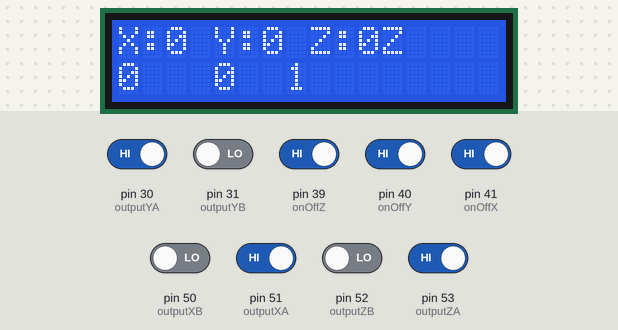
A sketch run on a simulated Arduino Mega 2560, built with avr-gcc and run on an emulated ATmega2560. Parts: 16×2 character LCD. Inputs (shaded band) come from the test bench; at power-on: pin 30 (outputYA), pin 39 (onOffZ), pin 40 (onOffY), pin 41 (onOffX), pin 51 (outputXA), pin 53 (outputZA) HIGH, pin 31 (outputYB), pin 50 (outputXB), pin 52 (outputZB) LOW. What the sketch prints to the serial monitor is not drawn.

Above: at 1.2 s.
1.3 s: pin 30 (outputYA) driven LOW
At 2.0 s:
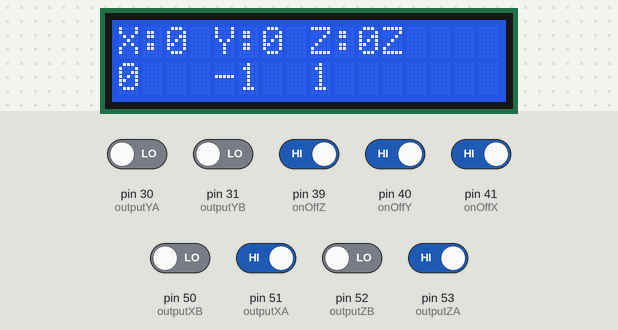
2.8 s: pin 51 (outputXA) driven LOW
At 3.1 s:
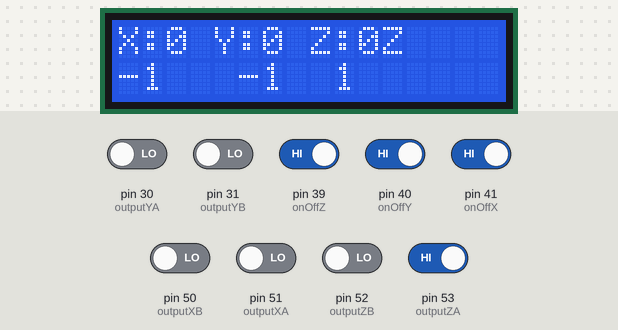
4.3 s: pin 53 (outputZA) driven LOW
At 5.5 s:
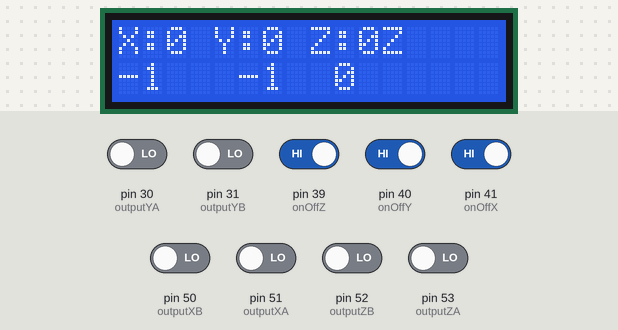
5.8 s: pin 39 (onOffZ) driven LOW
At 6.5 s:
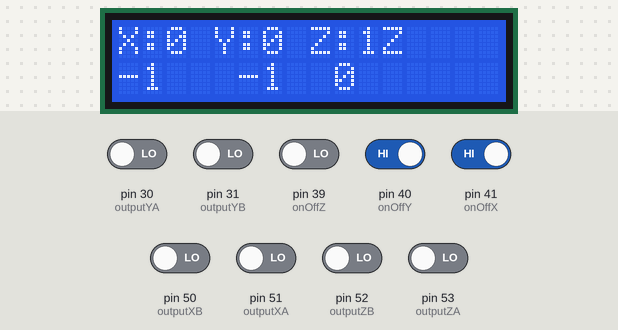
7.3 s: pin 40 (onOffY) driven LOW
At 7.7 s:
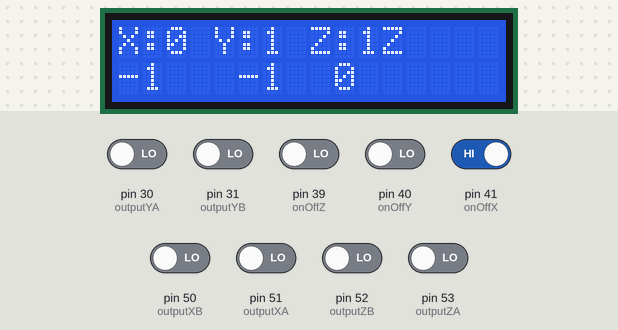
8.8 s: pin 41 (onOffX) driven LOW
At 10.0 s:
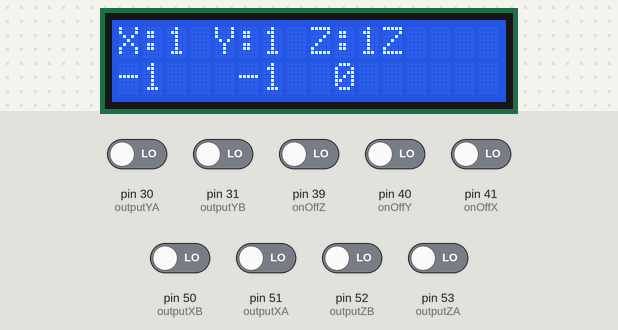
Timing chart, 0 to 11.3 s (numbered marks = the images above; inputs shaded):
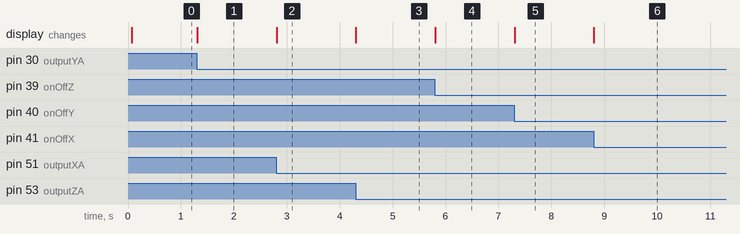

Measured:
- after the input at 1.3 s, the display: changes at once (image 1)
- after the input at 2.8 s, the display: changes at once (image 2)
- after the input at 4.3 s, the display: changes at once (image 3)
- after the input at 5.8 s, the display: changes at once (image 4)
- after the input at 7.3 s, the display: changes at once (image 5)
- after the input at 8.8 s, the display: changes at once (image 6)

The sketch:

rotaryEncodersToLCD.ino
```cpp
// all resistors 1K
// pull up encoder pins
// pull down switches


 #include <LiquidCrystal.h>
const int rs = 12, en = 11, d4 = 5, d5 = 4, d6 = 3, d7 = 2;
LiquidCrystal lcd(rs, en, d4, d5, d6, d7);

 #define outputXB 50
 #define outputXA 51
 int counterX = 0;
 int aStateX;
 int aLastStateX;

 #define outputYB 31
 #define outputYA 30
 int counterY = 0;
 int aStateY;
 int aLastStateY;

 #define outputZB 52
 #define outputZA 53
 int counterZ = 0;
 int aStateZ;
 int aLastStateZ;

#define onOffX 41
#define onOffY 40
#define onOffZ 39
String x  = "N";
String y  = "N";
String z = "N";

 void setup() {
  lcd.begin(16, 2);
  lcd.print("X    Y     Z");


 ////////////////
   pinMode (outputXA,INPUT);
   pinMode (outputXB,INPUT);
   pinMode (outputYA,INPUT);
   pinMode (outputYB,INPUT);
   pinMode (outputZA,INPUT);
   pinMode (outputZB,INPUT);
/////////////////

   pinMode (onOffX,INPUT);
   pinMode (onOffY,INPUT);
   pinMode (onOffZ,INPUT);

// pinMode (stateX,INPUT);
//   pinMode (stateY,INPUT);
//   pinMode (stateZ,INPUT);


/////////////
   Serial.begin (9600);
   // Reads the initial state of the outputA
   aLastStateX = digitalRead(outputXA);
   aLastStateY = digitalRead(outputYA);
   aLastStateY = digitalRead(outputZA);

 }

 void loop() {


  lcd.setCursor(0, 0);

  if(digitalRead(onOffX) == LOW){
           x = "1";
  } else {
          x = "0";
  }
  if(digitalRead(onOffY) == LOW){
           y = "1";
  } else {
          y = "0";
  }
  if(digitalRead(onOffZ) == LOW){
           z = "1";
  } else {
          z = "0";
  }
  lcd.print("X:" + x +  " Y:" + y + " Z:" + z);

  lcd.setCursor(0, 1);

 lcd.print( String(counterX) + "   " + String(counterY) + "  " + String(counterZ) );

   aStateX = digitalRead(outputXA); // Reads the "current" state of the outputA
   // If the previous and the current state of the outputA are different, that means a Pulse has occured
   if (aStateX != aLastStateX){
     // If the outputB state is different to the outputA state, that means the encoder is rotating clockwise
     if (digitalRead(outputXB) != aStateX) {
       counterX ++;
     } else {
       counterX --;
     }
     Serial.print("Position X : ");
     Serial.println(counterX);
   }
   aLastStateX= aStateX; // Updates the previous state of the outputA with the current state


   aStateY = digitalRead(outputYA); // Reads the "current" state of the outputA
   // If the previous and the current state of the outputA are different, that means a Pulse has occured
   if (aStateY != aLastStateY){
     // If the outputB state is different to the outputA state, that means the encoder is rotating clockwise
     if (digitalRead(outputYB) != aStateY) {
       counterY ++;
     } else {
       counterY --;
     }
     Serial.print("Position Y : ");
     Serial.println(counterY);
   }
   aLastStateY= aStateY; // Updates the previous state of the outputA with the current state

   aStateZ = digitalRead(outputZA); // Reads the "current" state of the outputA
   // If the previous and the current state of the outputA are different, that means a Pulse has occured
   if (aStateZ != aLastStateZ){
     // If the outputB state is different to the outputA state, that means the encoder is rotating clockwise
     if (digitalRead(outputZB) != aStateZ) {
       counterZ ++;
     } else {
       counterZ --;
     }
     Serial.print("Position Z : ");
     Serial.println(counterZ);
   }
   aLastStateZ= aStateZ; // Updates the previous state of the outputA with the current state
 }
```

control.cpp
```cpp
#include "control.h"


void rotaryEncoder(int& aState, int& aLastState, int outputA, int outputB, int& counter, String axis ) {

  aState = digitalRead(outputA); // Reads the "current" state of the outputA
  // If the previous and the current state of the outputA are different, that means a Pulse has occured
  if (aState != aLastState) {
    // If the outputB state is different to the outputA state, that means the encoder is rotating clockwise
    if (digitalRead(outputB) != aState) {
      counter++;
    } else {
      counter--;
    }
    Serial.print("Position" + axis +  " ");
    Serial.println(counter);
  }
  aLastState = aState; // Updates the previous state of the outputA with the current state
  return;
}

bool toggle(int onOff) {
  if (digitalRead(onOff) == LOW) {
    return true;
  } else {
    return false;
  }
}
```

control.h
```cpp
#include <LiquidCrystal.h>
#include <stdio.h>
#include <String.h>
#include <Arduino.h>

#ifndef control_h
#define control_h


    void rotaryEncoder(int &aState, int &aLastState, int outputA, int outputB, int &counter, String axis);
    bool toggle(int onOff);

#endif
```
